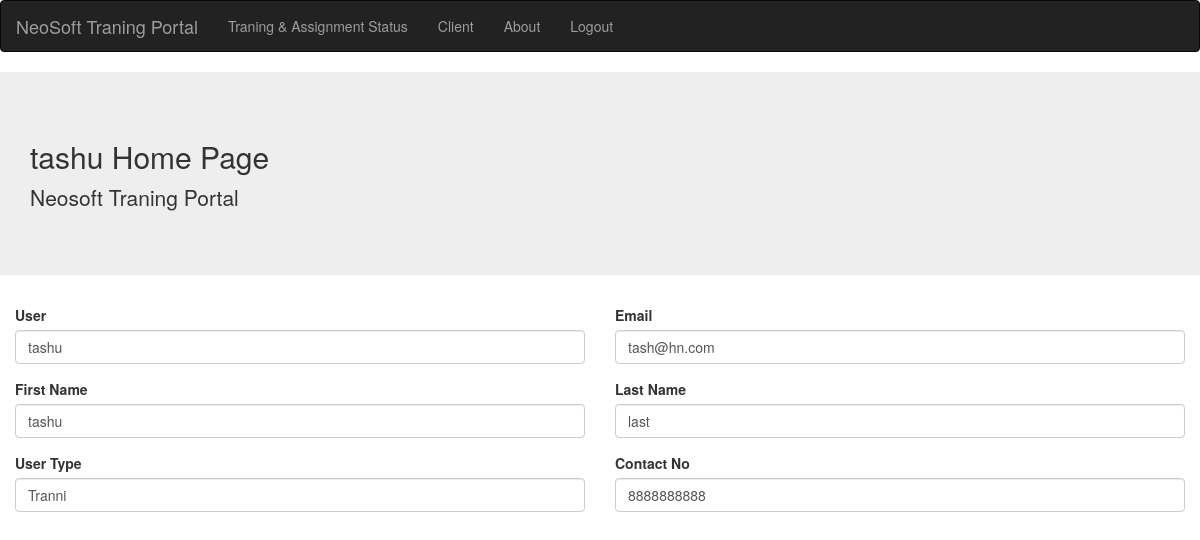
The app's page /tl/ (signed in), older data.
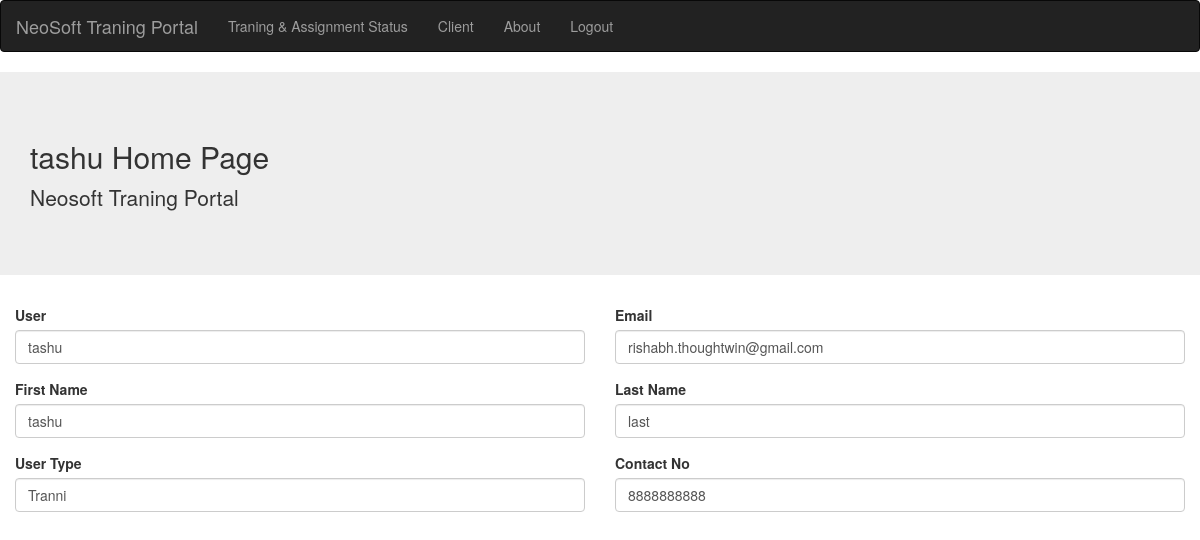
The same page, newer data.
### core/models.py (models this page shows, shortened)
class User(AbstractUser):
    mobile_number = models.CharField(
        max_length=40, unique=True, blank=False, null=False, db_index=True
    )
    address = models.CharField(max_length=255, blank=True, null=True)
    field_type = models.CharField(choices=STATE_CHOICE, max_length=50)
    User_type = models.CharField(choices=STATE_CHOICE2, max_length=50)
    assigned_client = models.CharField(max_length=100)
    DOB = models.DateField(null=True,blank=True)
    gender = models.CharField(choices=STATE_CHOICE1, max_length=50)

### core/views.py (the view)
# urls.py: path('tl/',DeshbordView.as_view(),name='tl'),
class DeshbordView(View):
    def get(self,request,*args, **kwargs):
        user = User.objects.all()
        assignment= Assignment.objects.all()
        review = Review.objects.filter(id=request.user.id)
        user = User.objects.get(id=request.user.id)
        traning = Traning.objects.filter()
        if user.User_type == 'TL':
            trainees= User.objects.filter(User_type='Tranni')
            return render(request, 'core/tl_home.html', {'user':user ,'assignment':assignment,'trainees':trainees})
        else:
            return render(request, 'core/tranie_home.html', {'user':user ,'assignment':assignment})

### core/templates/core/tranie_home.html
{% extends 'core/base.html' %}
{%load static %}
{% block content %}
<body>
    <nav class="navbar navbar-inverse">
        <div class="container-fluid">
          <div class="navbar-header">
            <a class="navbar-brand" href="#">NeoSoft Traning Portal</a>
          </div>
          <ul class="nav navbar-nav">
            <li><a href="{% url 'core:user-detail' user.id %}">Traning & Assignment Status</a></li>
            <li><a href="{% url 'core:client' user.id %}">Client</a></li>
            <li><a href="{% url 'core:about' %}">About</a></li>
            <li><a href="{% url 'core:login'  %}">Logout</a></li>
          </ul>
        </div>
      </nav>
      <div class="jumbotron jumbotron-fluid">
        <div class="container">
          <h2 class="display-4">{{user.first_name}} Home Page</h2>
          <p class="lead">Neosoft Traning Portal</p>
        </div>
      </div>
      <div class="col-md-6">
        <div class="form-group">
          <label>User</label>
          <input
          class="form-control"
          type="text"
          formControlName="drive_type"
          placeholder="Username"
          value="{{user.first_name}}"
          />
        </div>
      </div>
      <div class="col-md-6">
        <div class="form-group">
          <label>Email</label>
          <input
          class="form-control"
          type="text"
          formControlName="drive_type"
          placeholder="Username"
          value="{{user.email}}"
          />
        </div>
      </div>
      <div class="col-md-6">
        <div class="form-group">
          <label>First Name</label>
          <input
          class="form-control"
          type="text"
          formControlName="drive_type"
          placeholder="First Name"
          value="{{user.first_name}}"
          />
        </div>
      </div>
      <div class="col-md-6">
        <div class="form-group">
          <label>Last Name</label>
          <input
          class="form-control"
          type="text"
          formControlName="drive_type"
          placeholder="Last Name"
          value="{{user.last_name}}"
          />
        </div>
      </div>
      <div class="col-md-6">
        <div class="form-group">
          <label>User Type</label>
          <input
          class="form-control"
          type="text"
          formControlName="drive_type"
          placeholder="Username"
          value="{{user.User_type}}"
          />
        </div>
      </div>
      <div class="col-md-6">
        <div class="form-group">
          <label>Contact No</label>
          <input
          class="form-control"
          type="text"
          formControlName="drive_type"
          placeholder="Username"
          value="{{user.mobile_number}}"
          />
        </div>
      </div>
</body>
{% endblock %}

Row changes from the older to the newer data that the page shows:
changed User "tashu": email "tash@hn.com" → "rishabh.thoughtwin@gmail.com"
